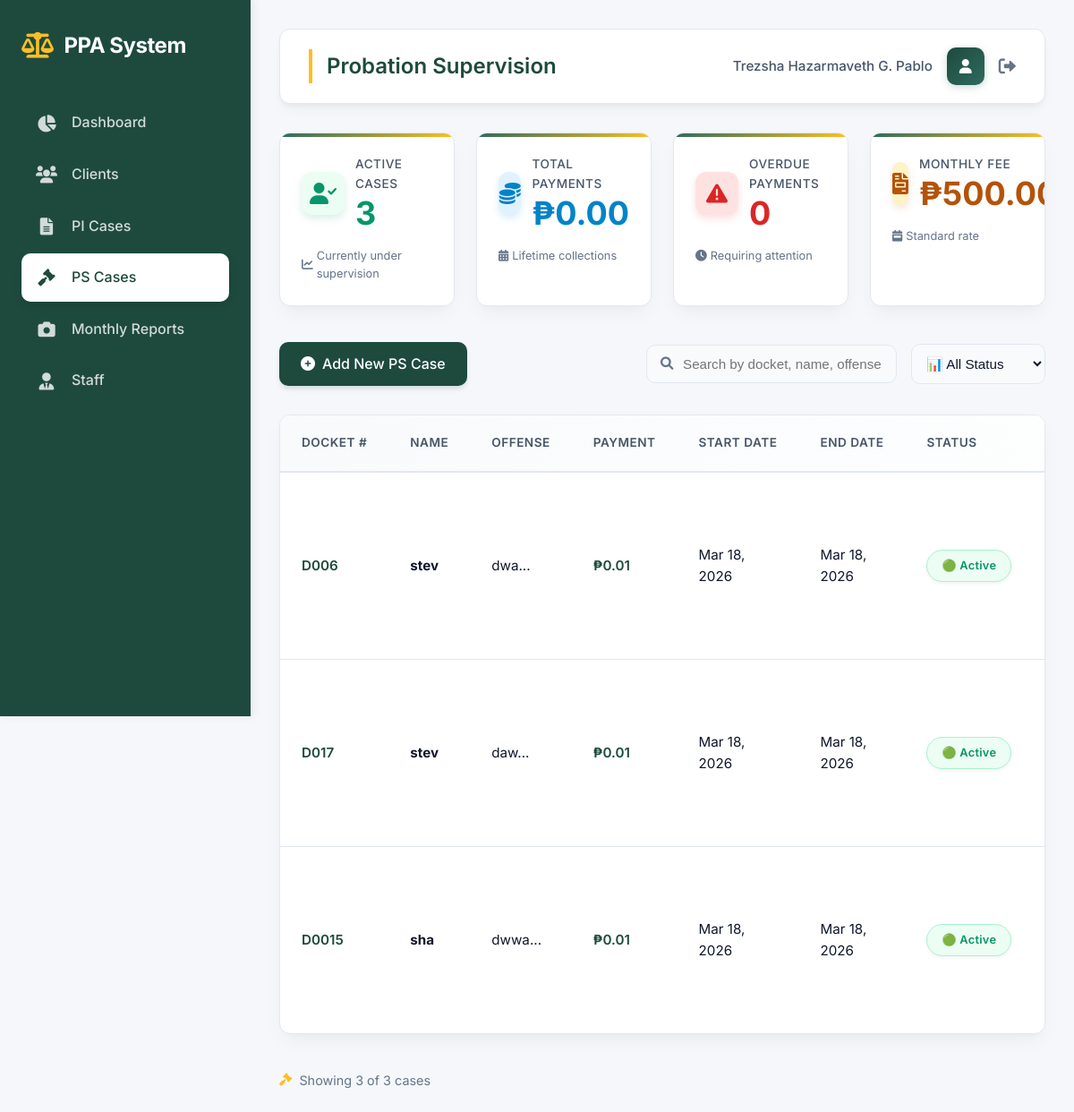
Before: /ps_list.php (signed in) with the older database file.
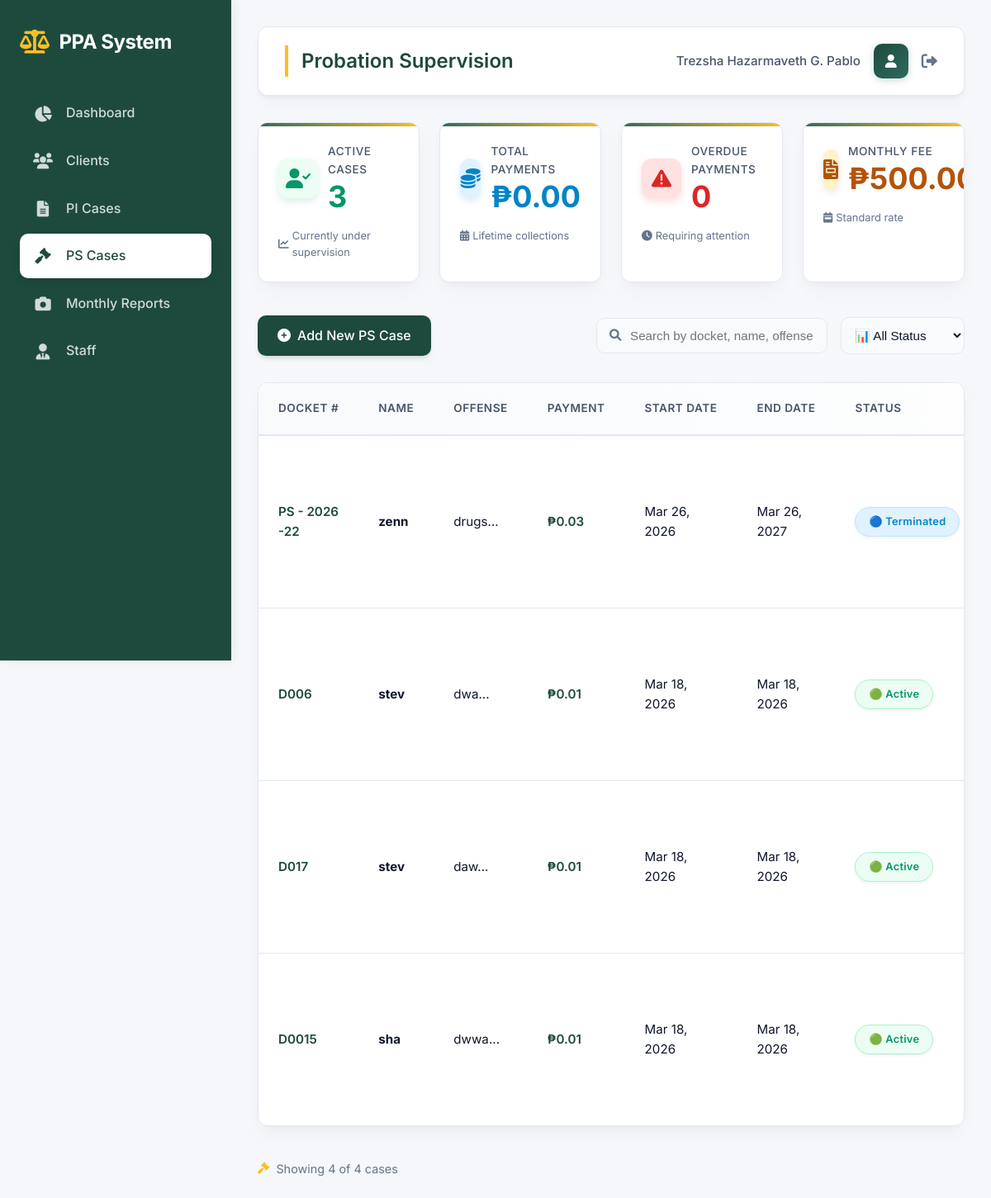
After: the same page with the newer database file.
### tables this page shows
CREATE TABLE `probation_supervision` (
  `id` int(11) NOT NULL,
  `docket_number` varchar(50) DEFAULT NULL,
  `name` varchar(255) NOT NULL,
  `offense` text DEFAULT NULL,
  `payment` decimal(10,2) DEFAULT 0.00,
  `address` text DEFAULT NULL,
  `start_date` date DEFAULT NULL,
  `end_date` date DEFAULT NULL,
  `supervising_officer` varchar(255) DEFAULT NULL,
  `status` enum('Active','Terminated','Revoked','Completed') DEFAULT 'Active',
  `monthly_fee` decimal(10,2) DEFAULT 500.00,
  `last_payment_date` date DEFAULT NULL,
  `next_payment_date` date DEFAULT NULL,
  `created_by` int(11) DEFAULT NULL,
  `created_at` timestamp NOT NULL DEFAULT current_timestamp(),
  `updated_at` timestamp NULL DEFAULT NULL ON UPDATE current_timestamp(),
  `client_id` int(11) DEFAULT NULL,
  `source_pi_id` int(11) DEFAULT NULL
);

### ps_list.php (the view, shortened to what this page needs)
<?php
include 'config/database.php';
$fullname = $_SESSION['fullname'] ?? 'User';
$user_role = $_SESSION['role'] ?? 'staff';
$can_edit = ($user_role == 'main' || $user_role == 'admin');
$ps_cases = mysqli_query($conn, "SELECT * FROM probation_supervision ORDER BY created_at DESC");
?>
<!DOCTYPE html>
<html lang="en">
<head>
    <link rel="stylesheet" href="https://cdnjs.cloudflare.com/ajax/libs/font-awesome/6.0.0/css/all.min.css">
</head>
<body>
    <div class="app">
        <div class="sidebar" id="sidebar">
            <div class="logo">
                <i class="fas fa-scale-balanced"></i>
                <span>PPA System</span>
            </div>
            <nav>
                <a href="dashboard.php" class="nav-item">
                    <i class="fas fa-chart-pie"></i>
                    <span>Dashboard</span>
                </a>
                <a href="clients.php" class="nav-item">
                    <i class="fas fa-users"></i>
                    <span>Clients</span>
                </a>
                <a href="pi_list.php" class="nav-item">
                    <i class="fas fa-file-lines"></i>
                    <span>PI Cases</span>
                </a>
                <a href="ps_list.php" class="nav-item active">
                    <i class="fas fa-gavel"></i>
                    <span>PS Cases</span>
                </a>
                <a href="monthly_reports.php" class="nav-item">
                    <i class="fas fa-camera"></i>
                    <span>Monthly Reports</span>
                </a>
                <?php if($user_role == 'main' || $user_role == 'admin'): ?>
                <a href="staff_management.php" class="nav-item">
                    <i class="fas fa-user-tie"></i>
                    <span>Staff</span>
                </a>
                <?php endif; ?>
            </nav>
        </div>
        <div class="main">
            <div class="top-bar">
                <h1 class="page-title">Probation Supervision</h1>
                <div class="user-menu">
                    <span class="user-name"><?php echo htmlspecialchars($fullname); ?></span>
                    <div class="avatar">
                        <i class="fas fa-user"></i>
                    </div>
                    <a href="logout.php" class="logout-btn" title="Logout">
                        <i class="fas fa-sign-out-alt"></i>
                    </a>
                </div>
            </div>
            <?php
            $active_count = mysqli_fetch_assoc(mysqli_query($conn, "SELECT COUNT(*) as total FROM probation_supervision WHERE status='Active'"))['total'];
            $total_payments = mysqli_fetch_assoc(mysqli_query($conn, "SELECT SUM(amount) as total FROM probation_payments"))['total'] ?? 0;
            $overdue_count = mysqli_fetch_assoc(mysqli_query($conn, "SELECT COUNT(*) as total FROM probation_supervision WHERE next_payment_date < CURDATE() AND status='Active'"))['total'];
            ?>
            <div class="stats-grid">
                <div class="stat-card">
                    <div class="stat-header">
                        <div class="stat-icon active">
                            <i class="fas fa-user-check"></i>
                        </div>
                        <div class="stat-content">
                            <div class="stat-label">Active Cases</div>
                            <div class="stat-value active"><?php echo $active_count; ?></div>
                        </div>
                    </div>
                    <div class="stat-note">
                        <i class="fas fa-chart-line"></i> Currently under supervision
                    </div>
                </div>
                <div class="stat-card">
                    <div class="stat-header">
                        <div class="stat-icon payment">
                            <i class="fas fa-coins"></i>
                        </div>
                        <div class="stat-content">
                            <div class="stat-label">Total Payments</div>
                            <div class="stat-value payment">₱<?php echo number_format($total_payments, 2); ?></div>
                        </div>
                    </div>
                    <div class="stat-note">
                        <i class="fas fa-calendar-alt"></i> Lifetime collections
                    </div>
                </div>
                <div class="stat-card">
                    <div class="stat-header">
                        <div class="stat-icon overdue">
                            <i class="fas fa-exclamation-triangle"></i>
                        </div>
                        <div class="stat-content">
                            <div class="stat-label">Overdue Payments</div>
                            <div class="stat-value overdue"><?php echo $overdue_count; ?></div>
                        </div>
                    </div>
                    <div class="stat-note">
                        <i class="fas fa-clock"></i> Requiring attention
                    </div>
                </div>
                <div class="stat-card">
                    <div class="stat-header">
                        <div class="stat-icon fee">
                            <i class="fas fa-file-invoice"></i>
                        </div>
                        <div class="stat-content">
                            <div class="stat-label">Monthly Fee</div>
                            <div class="stat-value fee">₱500.00</div>
                        </div>
                    </div>
                    <div class="stat-note">
                        <i class="fas fa-calendar-week"></i> Standard rate
                    </div>
                </div>
            </div>
            <div class="action-bar">
                <?php if($can_edit): ?>
                <a href="ps_add.php" class="add-btn">
                    <i class="fas fa-plus-circle"></i> Add New PS Case
                </a>
                <?php endif; ?>
                <div class="search-box">
                    <div class="search-wrapper">
                        <i class="fas fa-search search-icon"></i>
                        <input type="text" id="searchInput" class="search-input" placeholder="Search by docket, name, offense...">
                    </div>
                    <select id="statusFilter" class="filter-select">
                        <option value="all">📊 All Status</option>
                    </select>
                </div>
            </div>
            <div class="table-container">
                <table class="cases-table" id="casesTable">
                    <thead>
                        <tr>
                            <th>Docket #</th>
                            <th>Name</th>
                            <th>Offense</th>
                            <th>Payment</th>
                            <th>Start Date</th>
                            <th>End Date</th>
                            <th>Status</th>
                            <th>Payment Status</th>
                        </tr>
                    </thead>
                    <tbody>
                        <?php if(mysqli_num_rows($ps_cases) > 0): ?>
                            <?php while($row = mysqli_fetch_assoc($ps_cases)):
                            ?>
                            <tr class="case-row" data-status="<?php echo $row['status']; ?>">
                                <td><span class="docket-number"><?php echo $row['docket_number']; ?></span></td>
                                <td><strong><?php echo $row['name']; ?></strong></td>
                                <td><?php echo substr($row['offense'], 0, 30); ?>...</td>
                                <td><span style="font-weight: 600; color: var(--primary-dark);">₱<?php echo number_format($row['payment'], 2); ?></span></td>
                                <td><?php echo date('M d, Y', strtotime($row['start_date'])); ?></td>
                                <td><?php echo date('M d, Y', strtotime($row['end_date'])); ?></td>
                                <td>
                                    <span class="status-badge status-<?php echo $row['status']; ?>">
                                        <?php
                                        $status_icons = [
                                            'Active' => '🟢',
                                            'Terminated' => '🔵',
                                            'Revoked' => '🟠',
                                            'Completed' => '🟣'
                                        ];
                                        echo ($status_icons[$row['status']] ?? '⚪') . ' ' . $row['status'];
                                        ?>
                                    </span>
                                </td>
                                <td>
                                </td>
                            </tr>
                            <?php endwhile; ?>
                        <?php endif; ?>
                    </tbody>
                </table>
            </div>
            <div class="results-count">
                <i class="fas fa-gavel"></i>
                <span id="resultCount">Showing <?php echo mysqli_num_rows($ps_cases); ?> cases</span>
            </div>
        </div>
    </div>
</body>
</html>

Changed rows visible on the page:
added probation_supervision: docket_number "PS - 2026 -22", name "zenn", offense "drugs", payment "0.03", start_date "Mar 26, 2026", end_date "Mar 26, 2027", status "🔵", status "Terminated"
Other visible differences:
text written by a page script: "Showing 3 of 3 cases" → "Showing 4 of 4 cases"
